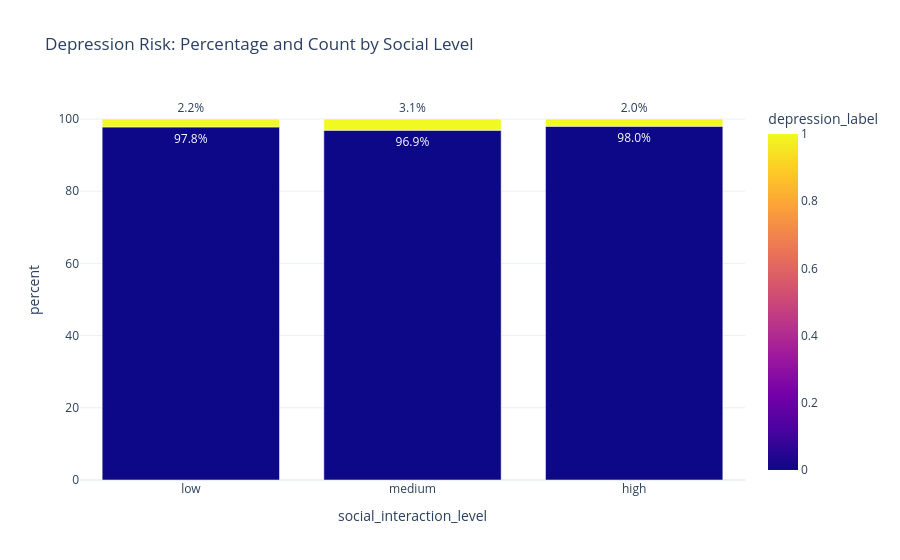

Notebook code cell kept with this figure:
### Markdown cell above
### The Finding: I’ve discovered that we shouldn't ask teens "Are you addicted?"; we should ask them "How much are you sleeping?"

Contrary to the 'Addicted Teen' stereotype, the depressed subgroup in this study does not report high levels of addiction. Instead, they are characterized by silent physiological strain—maintaining high social media volume and low sleep without a perceived sense of dependency. This suggests that the biological impact of social media is more dangerous than the psychological feeling of addiction.
The meaning: This proves that Time and Sleep are "Objective" risk factors, while Addiction is a "Subjective" feeling.

### Code cell
summary_df = df.groupby(['social_interaction_level', 'depression_label']).size().reset_index(name='count')
summary_df['percent'] = summary_df.groupby('social_interaction_level')['count'].transform(lambda x: (x / x.sum() * 100).round(1))

fig = px.bar(summary_df, 
             x="social_interaction_level", 
             y="percent", 
             color="depression_label",
             text=summary_df['percent'].apply(lambda x: f'{x}%'),
             hover_data=['count'],
             title="Depression Risk: Percentage and Count by Social Level",
             category_orders={"social_interaction_level": ["low", "medium", "high"]},
             color_discrete_map={0: "darkblue", 1: "yellow"},
             template="plotly_white")

fig.show()

### Figure 1 — Plotly figure (JSON) as saved in the notebook; plotly's stock layout.template omitted (floating-point values rounded to 4 significant figures)
{"data": [{"alignmentgroup": "True", "customdata": [[200], [4], [219], [5], [218], [7]], "hovertemplate": "social_interaction_level=%{x}<br>percent=%{y}<br>text=%{text}<br>count=%{customdata[0]}<br>depression_label=%{marker.color}<extra></extra>", "legendgroup": "", "marker": {"color": [0, 1, 0, 1, 0, 1], "coloraxis": "coloraxis", "pattern": {"shape": ""}}, "name": "", "offsetgroup": "", "orientation": "v", "showlegend": false, "text": ["98.0%", "2.0%", "97.8%", "2.2%", "96.9%", "3.1%"], "textposition": "auto", "type": "bar", "x": ["high", "high", "low", "low", "medium", "medium"], "xaxis": "x", "y": [98, 2, 97.8, 2.2, 96.9, 3.1], "yaxis": "y"}], "layout": {"autosize": true, "barmode": "relative", "coloraxis": {"colorbar": {"title": {"text": "depression_label"}}, "colorscale": [[0, "#0d0887"], [0.1111, "#46039f"], [0.2222, "#7201a8"], [0.3333, "#9c179e"], [0.4444, "#bd3786"], [0.5556, "#d8576b"], [0.6667, "#ed7953"], [0.7778, "#fb9f3a"], [0.8889, "#fdca26"], [1, "#f0f921"]]}, "legend": {"tracegroupgap": 0}, "title": {"text": "Depression Risk: Percentage and Count by Social Level"}, "xaxis": {"anchor": "y", "autorange": true, "categoryarray": ["low", "medium", "high"], "categoryorder": "array", "domain": [0, 1], "range": [-0.5, 2.5], "title": {"text": "social_interaction_level"}, "type": "category"}, "yaxis": {"anchor": "x", "autorange": true, "domain": [0, 1], "range": [0, 105.3], "title": {"text": "percent"}, "type": "linear"}}}
